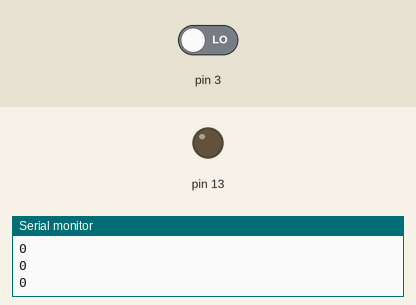
Recording of a sketch running on a simulated Arduino Uno, built with avr-gcc and run on an emulated ATmega328P. On the bench: output pins drawn as LEDs (lit = HIGH), the last lines printed to the serial monitor. Inputs (shaded band) come from the test bench; at power-on: pin 3 LOW.

Above: at 1.3 s.
1.4 s: pin 3 driven HIGH
At 2.0 s:
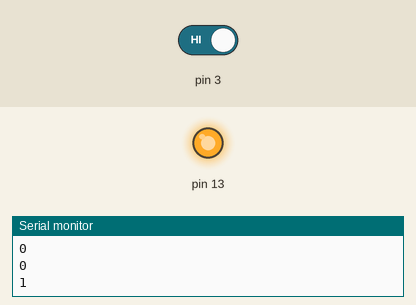
3.0 s: pin 3 driven LOW
At 4.4 s:
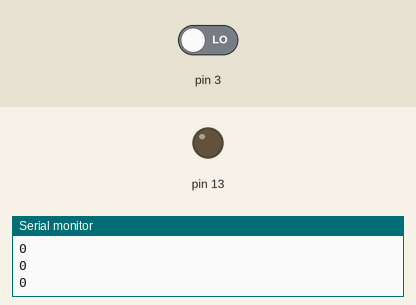
Timing chart, 0 to 6.0 s (numbered marks = the images above; inputs shaded):
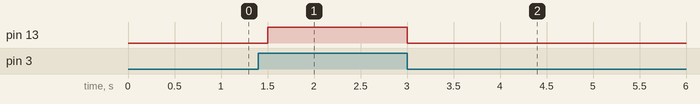

Measured:
- after the input at 1.4 s, pin 13: LOW → HIGH after 0.10 s
- after the input at 3.0 s, pin 13: HIGH → LOW at once

The sketch:

sketch_sep14b.ino
```cpp
void setup() {
  // put your setup code here, to run once:

  pinMode(3, INPUT);
  pinMode(13, OUTPUT);

  Serial.begin(115200);

}

void loop() {
  // put your main code here, to run repeatedly:

  digitalWrite(13, digitalRead(3));

  Serial.println(digitalRead(3));

  delay(500);

}
```
